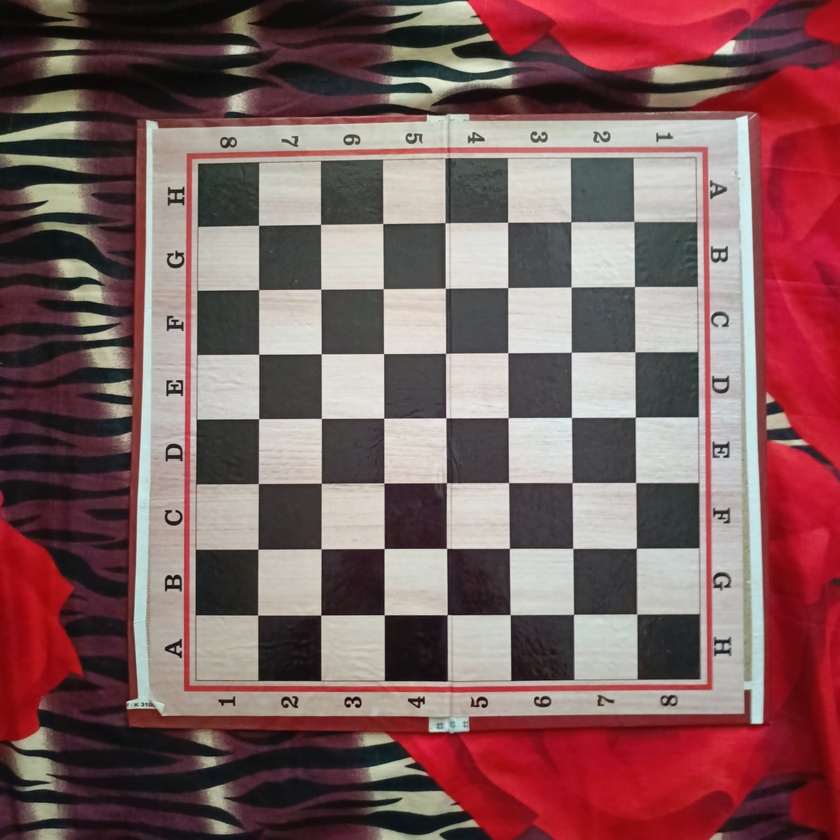
#> input picture Calibration/calibration_images/calib_01.jpg, 840 x 840 px, shrunk from 3456 x 3456 before the run; its folder holds 4 pictures in this run
$ python calibration.py
#> lines starting #> are read from the running program, lines starting #| are printed output that depends on the picture; long printed decimals are rounded
import cv2
import numpy as np
import glob
import os
COLS=7
ROWS=7
# --- constants you'll fill in based on your board ---
CHECKERBOARD = (COLS, ROWS)   # inner corners, e.g. (7, 5)
SQUARE_SIZE_MM = 48.25          # real-world size of one square

# prepare known 3D object points, e.g. (0,0,0), (1,0,0), (2,0,0) ...
objp = np.zeros((CHECKERBOARD[0] * CHECKERBOARD[1], 3), np.float32)
objp[:, :2] = np.mgrid[0:CHECKERBOARD[0], 0:CHECKERBOARD[1]].T.reshape(-1, 2)
objp *= SQUARE_SIZE_MM

objpoints = []   # 3D points, real world
imgpoints = []   # 2D points, image plane

script_dir = os.path.dirname(os.path.abspath(__file__))
images_dir = os.path.join(script_dir, 'calibration_images')
images = glob.glob(os.path.join(images_dir, '*.jpg'))
print(f"Looking for images in: {images_dir}")
print(f"Found {len(images)} image(s)")

for fname in images:
    img = cv2.imread(fname)
#> img is the input picture: shape (840, 840, 3); mean B, G, R 94.2, 93.4, 127.4
    if img is None:
        print(f"{fname}: failed to read image (None). Skipping.")
        continue
    try:
        gray = cv2.cvtColor(img, cv2.COLOR_BGR2GRAY)
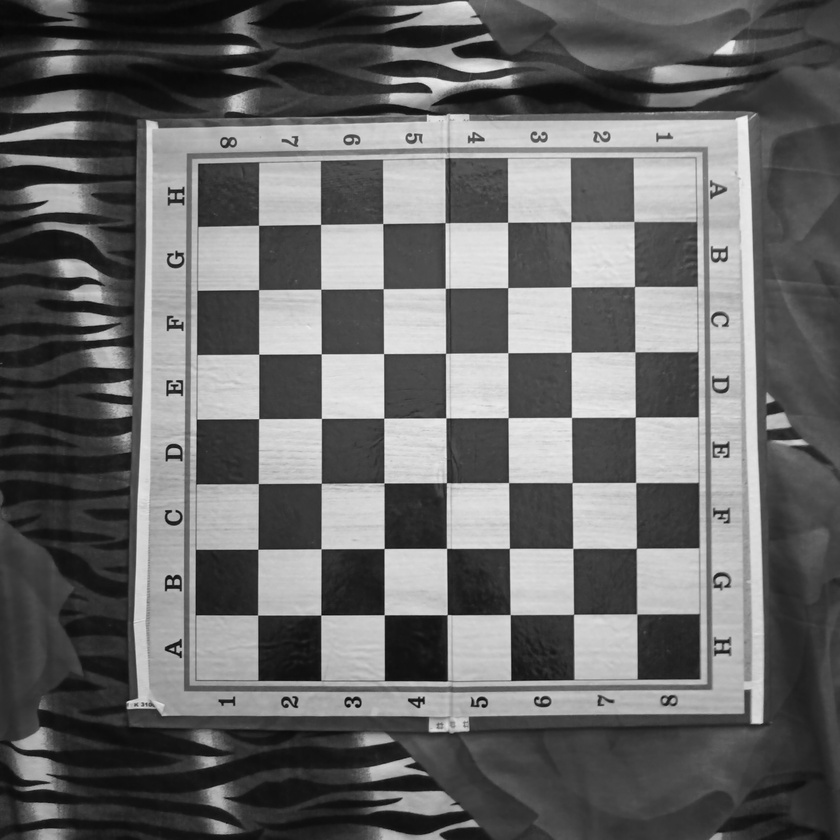
#> gray: shape (840, 840); min 7, max 241, mean 103.7
    except Exception as e:
        print(f"{fname}: error converting to grayscale: {e}")
        continue

    try:
        ret, corners = cv2.findChessboardCorners(gray, CHECKERBOARD, None)
#> ret = True; corners = 49 rows, first 8: [634, 221.5], [634.6, 286.5], [635, 351.8], [635.3, 417], [635.7, 482.5], [636.4, 548.3], [636.7, 613.9], [570.8, 221.7]
    except Exception as e:
        print(f"{fname}: error finding chessboard corners: {e}")
        continue

    if ret:
        objpoints.append(objp)
        # refine corner locations to sub-pixel accuracy
        criteria = (cv2.TERM_CRITERIA_EPS + cv2.TERM_CRITERIA_MAX_ITER, 30, 0.001)
        corners2 = cv2.cornerSubPix(gray, corners, (11, 11), (-1, -1), criteria)
#> corners2 = 49 rows, first 8: [633.8, 221.5], [634.5, 286.6], [634.9, 351.8], [635.3, 417.2], [635.7, 482.5], [636.3, 548.3], [636.7, 613.9], [570.8, 221.7]
        imgpoints.append(corners2)
        print(f"{fname}: corners found ✓")
    else:
        print(f"{fname}: corners NOT found ✗ — check angle/blur/lighting")


    ret, K, distCoeffs, rvecs, tvecs = cv2.calibrateCamera(
    objpoints, imgpoints, gray.shape[::-1], None, None,
    flags=cv2.CALIB_FIX_K3

)
#> ret = 0.278; K = [[1975.2, 0, 428.1], [0, 2052.8, 415.1], [0, 0, 1]]; distCoeffs = [[1.56, -56.01, 0.00379, 0.00208, 0]]; rvecs = ([-0.00493, 0.0621, 1.57],); tvecs = ([157.9, -143.4, 1533.1],)
#> pass 2 of the loop `for fname in images:`:
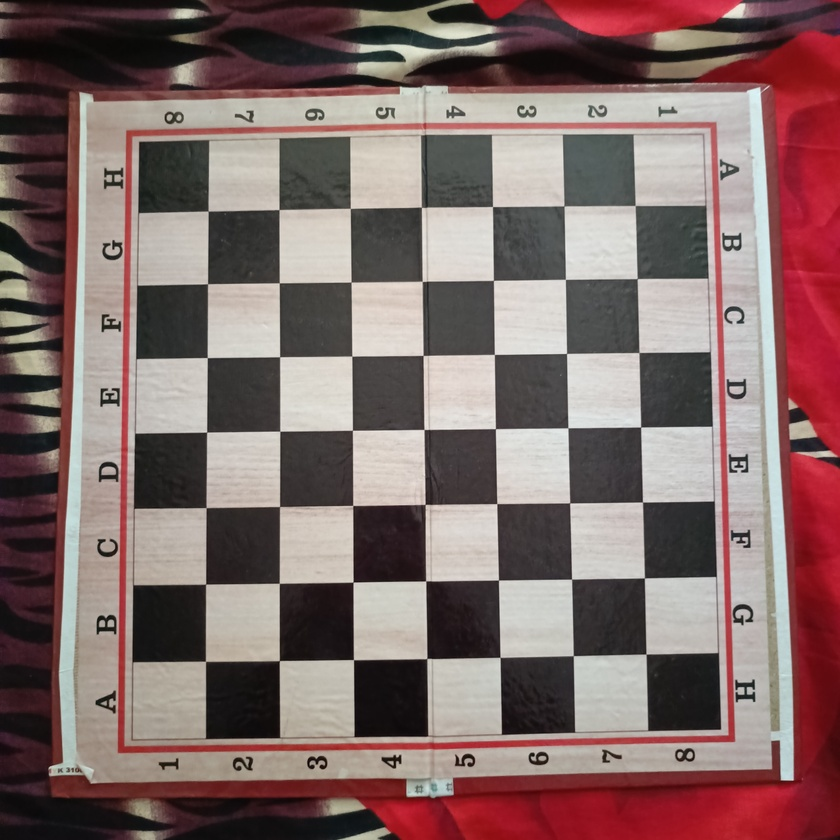
#> input picture Calibration/calibration_images/calib_02.jpg, 840 x 840 px, shrunk from 3456 x 3456 before the run
#> img is the input picture: shape (840, 840, 3); mean B, G, R 104.6, 106.5, 129.2
#> `gray = cv2.cvtColor(img, cv2.COLOR_BGR2GRAY)`:
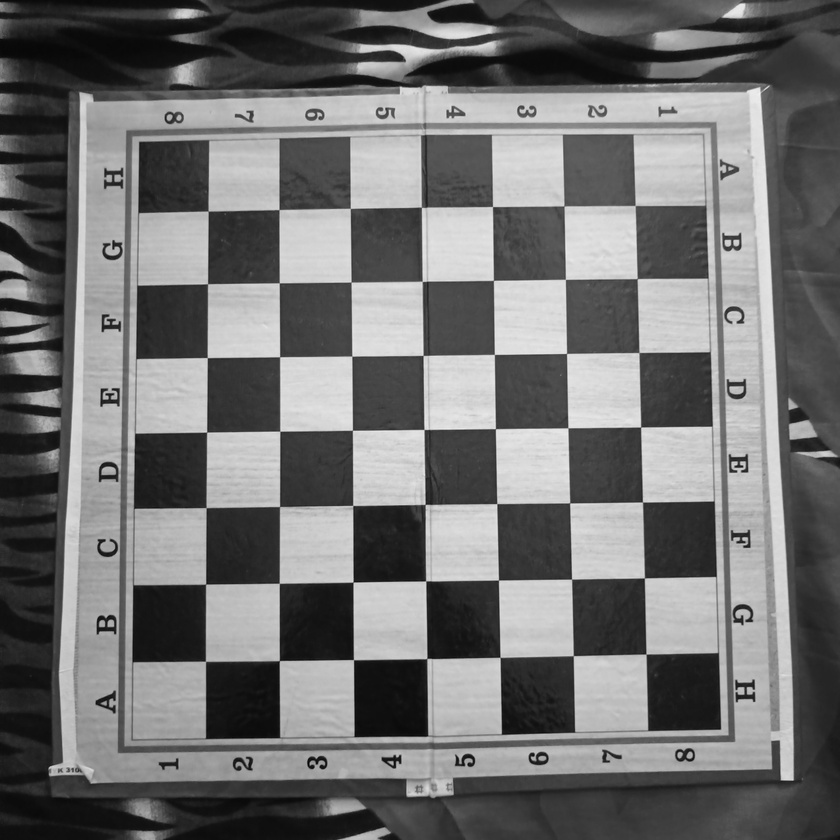
#> gray: shape (840, 840); min 4, max 243, mean 113.1
#> `ret, corners = cv2.findChessboardCorners(gray, CHECKERBOARD, None)`: ret = True; corners = 49 rows, first 8: [205.5, 661.3], [205.6, 584.1], [206.1, 507.6], [206.6, 432.2], [207.3, 357.6], [207.6, 283.7], [208.2, 211.1], [279.4, 660.6]
#> corners2 = 49 rows, first 8: [205.5, 661.3], [205.6, 584.2], [206.1, 507.6], [206.6, 432.1], [207.3, 357.6], [207.5, 283.8], [208.1, 211], [279.3, 660.6]
#> `ret, K, distCoeffs, rvecs, tvecs = cv2.calibrateCamera( objpoints, img..`: ret = 0.347; K = [[872.6, 0, 434.9], [0, 907.3, 430.8], [0, 0, 1]]; distCoeffs = [[0.233, -1.45, 0.000828, -0.00141, 0]]; rvecs = ([-0.00086, 0.0348, 1.57], [-0.0456, -0.0513, -1.58]); tvecs = ([152.8, -154.9, 676.3], [-150.1, 145.4, 577.8])
#> pass 3 of the loop `for fname in images:`:
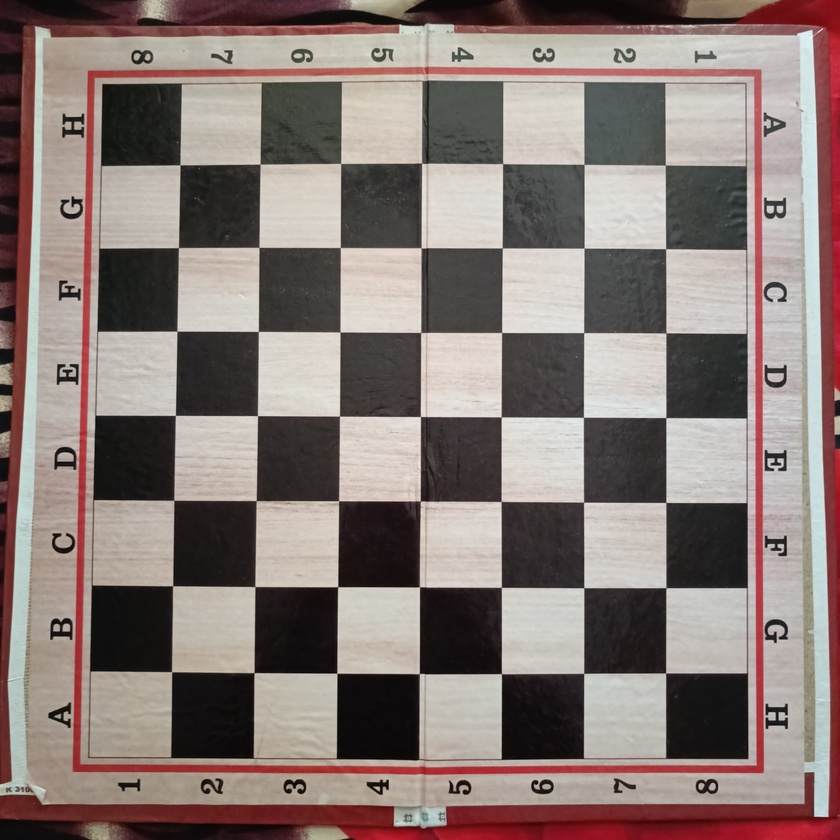
#> input picture Calibration/calibration_images/calib_03.jpg, 840 x 840 px, shrunk from 3456 x 3456 before the run
#> img is the input picture: shape (840, 840, 3); mean B, G, R 117.3, 121.3, 135.4
#> `gray = cv2.cvtColor(img, cv2.COLOR_BGR2GRAY)`:
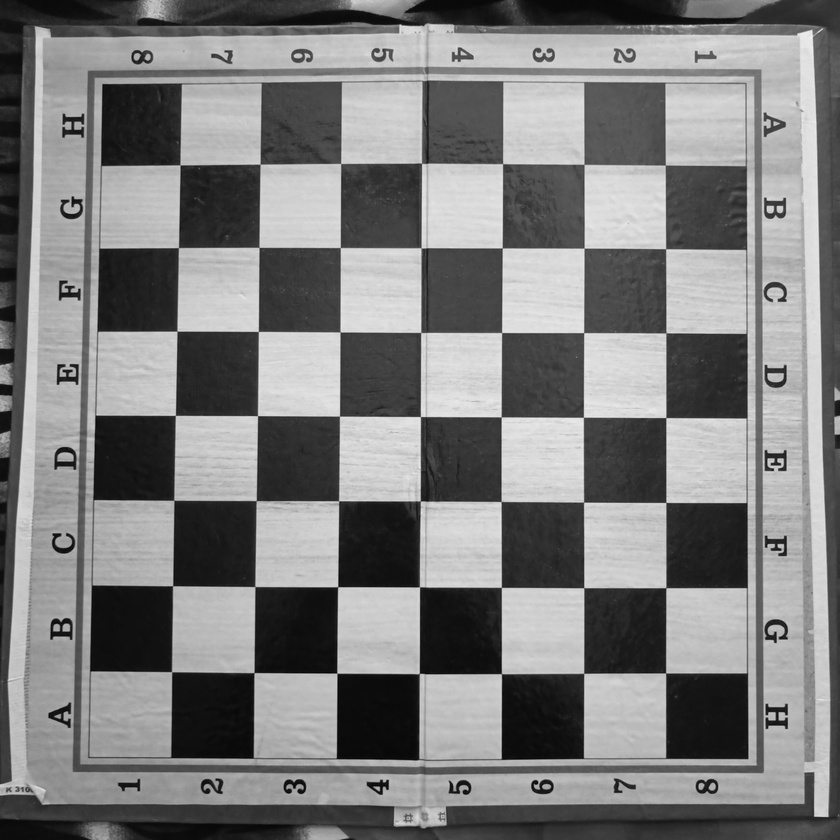
#> gray: shape (840, 840); min 1, max 249, mean 125.1
#> `ret, corners = cv2.findChessboardCorners(gray, CHECKERBOARD, None)`: ret = True; corners = 49 rows, first 8: [180, 165.1], [259.9, 164], [340.9, 163.4], [421.7, 163.3], [502.8, 163.8], [583.9, 164.2], [665, 165.1], [178.3, 247.8]
#> corners2 = 49 rows, first 8: [180, 164.8], [260.2, 164.2], [340.7, 163.4], [422.1, 163.3], [502.6, 163.6], [584, 164.4], [665.3, 165.1], [178.4, 247.6]
#> `ret, K, distCoeffs, rvecs, tvecs = cv2.calibrateCamera( objpoints, img..`: ret = 0.433; K = [[1022.1, 0, 444.6], [0, 1063, 433.8], [0, 0, 1]]; distCoeffs = [[0.214, -1.56, 0.000889, -0.00158, 0]]; rvecs = ([-0.00142, 0.0418, 1.57], [-0.0532, -0.0582, -1.58], [-0.0338, 0.00581, 0.00441]); tvecs = ([145.3, -157.1, 790.5], [-156.6, 143.4, 675.7], [-158.3, -155.2, 613.5])
#> the loop made 4 passes; the first 3 are shown

print("Reprojection error:", ret)
#| Reprojection error: 0.4313
print("Camera matrix (K):\n", K)
#| Camera matrix (K):
#|  [[1.06874800e+03 0.00000000e+00 4.44237906e+02]
#|  [0.00000000e+00 1.11162116e+03 4.35244913e+02]
#|  [0.00000000e+00 0.00000000e+00 1.00000000e+00]]
print("Distortion coefficients:\n", distCoeffs)
#| Distortion coefficients:
#|  [[ 2.35997941e-01 -1.87370733e+00  5.82437162e-04 -1.61528378e-03
#|    0.00000000e+00]]

np.savez('D:\project-root\Calibration\camera_params.npz', K=K, distCoeffs=distCoeffs)


#loading the parameters and checking the undistortion
data = np.load('D:\project-root\Calibration\camera_params.npz')
print(data['K'])
print(data['distCoeffs'])

# [28 lines of commented-out code are left out]
